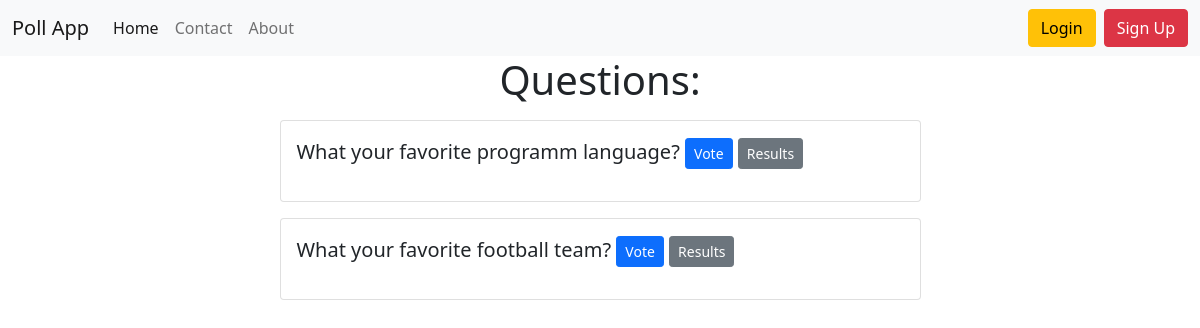
The app's page /, older data.
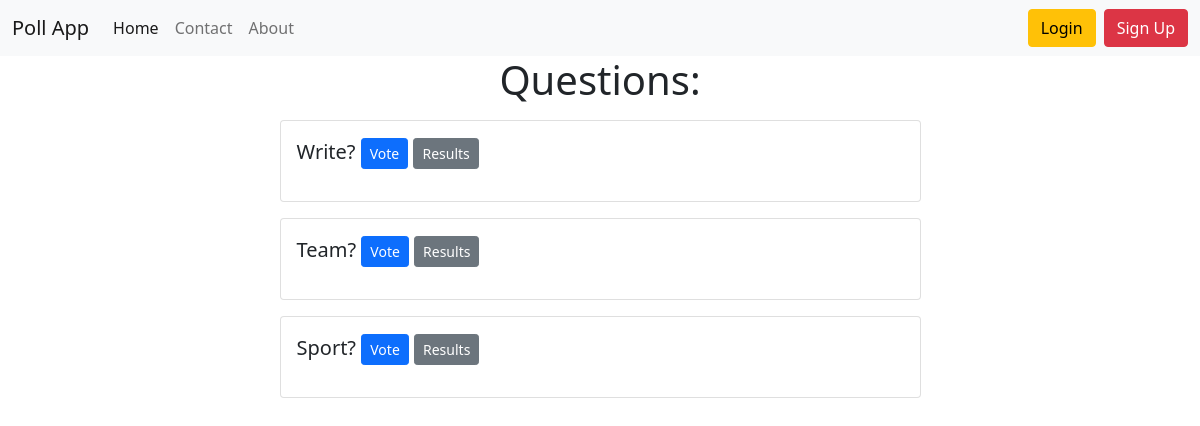
The same page, newer data.
### poll_app/models.py (models this page shows, shortened)
class Question(models.Model):
    question_text = models.CharField(max_length=100)
    created_at = models.DateTimeField(auto_now_add=True)
    is_active = models.BooleanField(default=True)
    class Meta:
        ordering = ['-created_at']

### poll_app/views.py (the view)
# urls.py: path('', HomeView.as_view(), name='home'),
class HomeView(generic.ListView):
    template_name = 'poll_app/home.html'
    context_object_name = 'question_list'
    queryset = Question.objects.filter(is_active=True)

### poll_app/templates/poll_app/home.html (shortened to what this page needs)
{% extends 'base.html' %}
{% block content %}
<h1 class="text-center mb-3">
    Questions:
</h1>
{% if question_list %}
    {% for question in question_list %}
    <div class="card mb-3">
        <div class="card-body">
            <p class="lead">
                {{ question.question_text }}
                <a href="{% url 'poll_app:detail' question.pk %}" class="btn btn-primary btn-sm">Vote</a>
                <a href="{% url 'poll_app:results' question.pk %}" class="btn btn-secondary btn-sm">Results</a>
            </p>
        </div>
    </div>
    {% empty %}
        There are no active polls.
    {% endfor %}
{% else %}
    <p>No pulls</p>
{% endif %}
{% endblock %}

Row changes from the older to the newer data that the page shows:
removed Question: question_text "What your favorite programm language?"
removed Question: question_text "What your favorite football team?"
added Question: question_text "Write?"
added Question: question_text "Team?"
added Question: question_text "Sport?"
